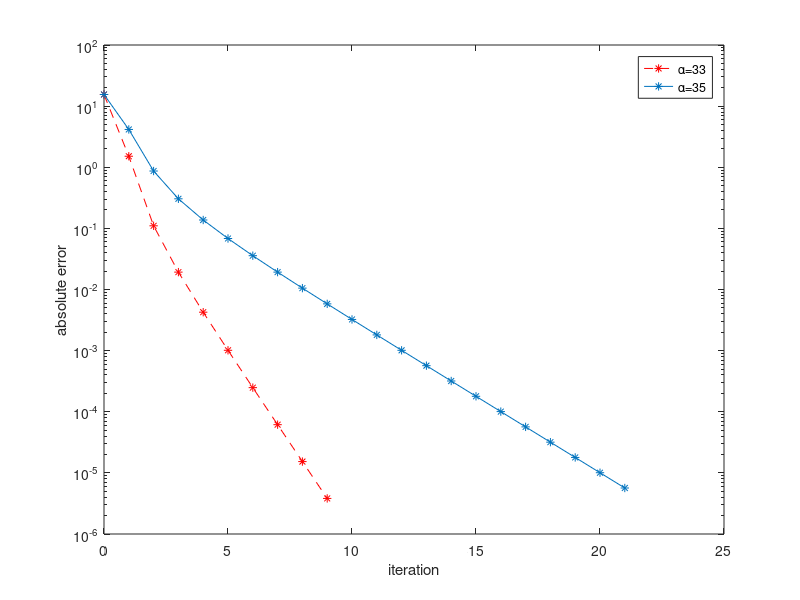

Write the MATLAB code that produced this figure.
% Example 8.4 -- Figure 8.4 : inverse power method for a simple problem
clear all
close all

u = 1:32; A = diag(u); I = eye(32);

A1 = A-33*I; A2 = A-35*I;

x = ones(32,1); x = x/norm(x);
initial = x'*A*x;

for i = 1:1000, 
    x = A1\x; x = x/norm(x); 
    lamA1(i) = x'*A*x; 
    if abs(lamA1(i)-32)<1e-5 break, end
end

x = ones(32,1); x = x/norm(x);

for i = 1:100, 
    x = A2\x; x = x/norm(x); 
    lamA2(i) = x'*A*x; 
    if abs(lamA2(i)-32)<1e-5 break, end
end

lamA1 = [initial lamA1];
semilogy(0:length(lamA1)-1,abs(lamA1-32),'r--*')
hold on
lamA2=[initial lamA2];
semilogy(0:length(lamA2)-1,abs(lamA2-32),'-*')

legend('\alpha=33','\alpha=35')
xlabel('iteration')
ylabel('absolute error')